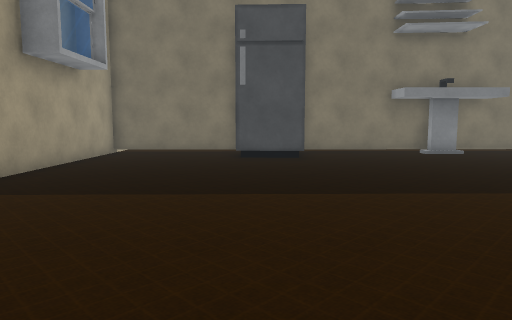
[1] (above)

18 first-person views from a walk through a scene from a Unity 3-D project. The camera is 1.2 m above the floor, tilts 6° down and sees 70° across. The floor is counted in squares, 1 m on a side. Each view is taken from the middle of a square. On the plan, view 1 faces up. The plan holds only what a view shows up to about 15 squares ahead; the rest is blank. The place goes on beyond the plan. The player character is not drawn. Door leaves are left out, so doorways stand open. Some surface patterns are stand-ins.

[2]
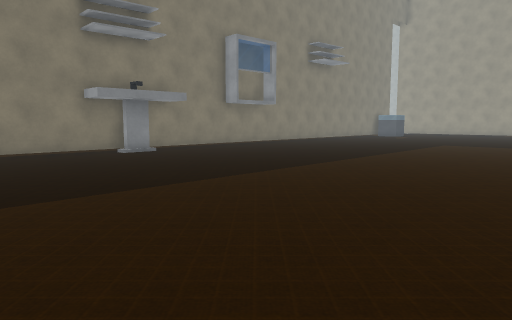

[3]
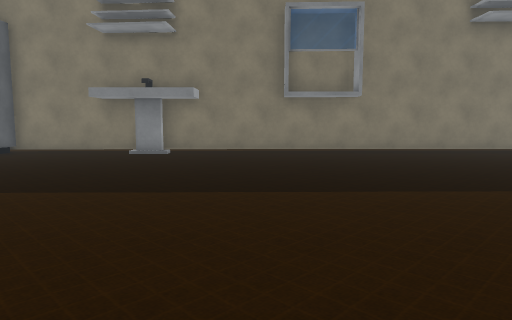

[4]
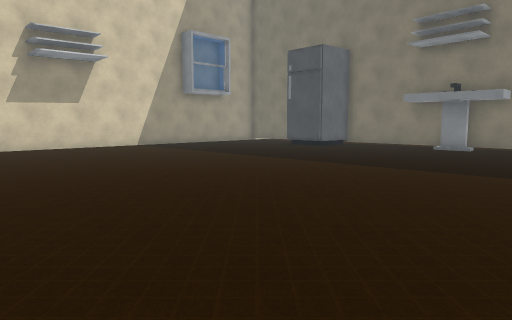

[5]
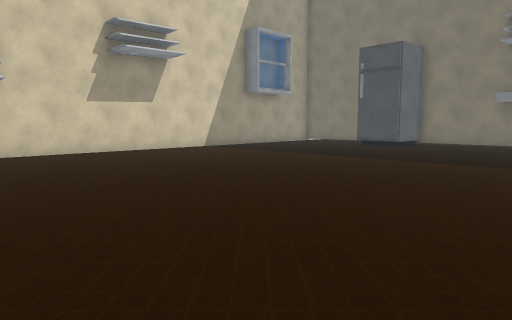

[6]
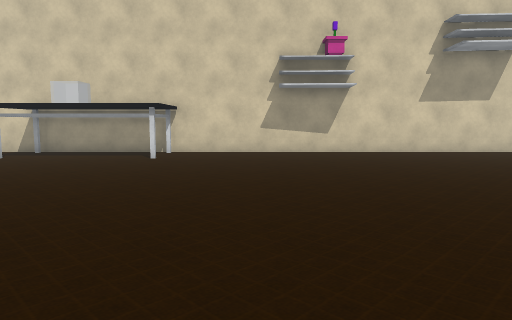

[7]
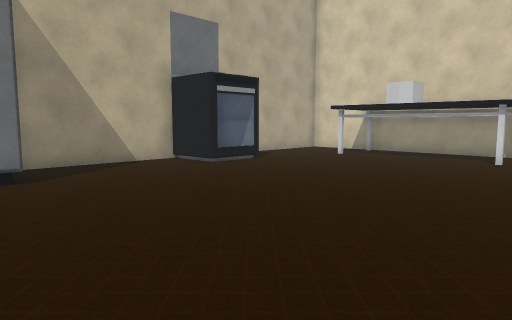

[8]
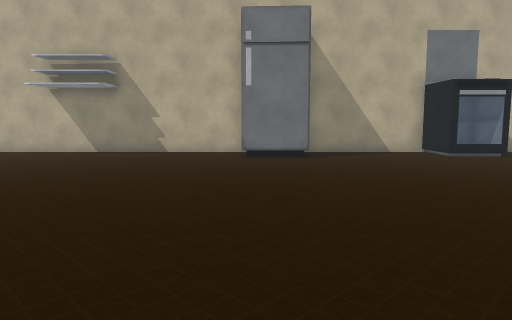

[9]
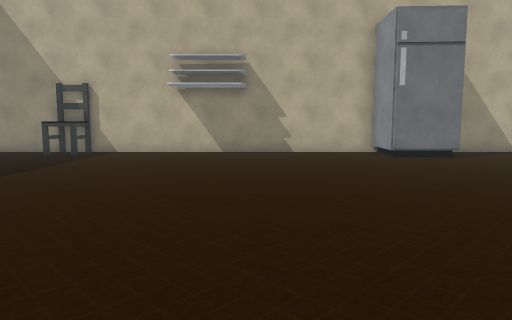

[10]
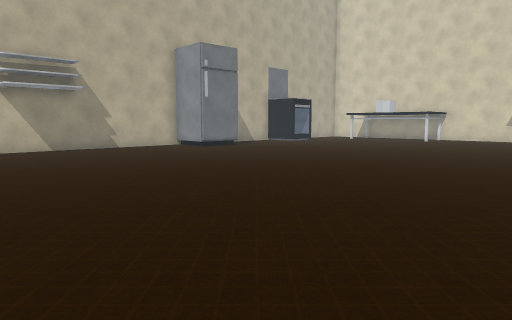

[11]
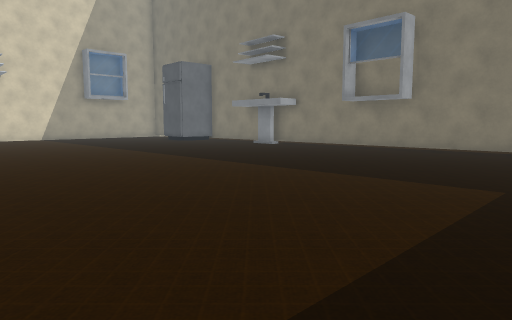

[12]
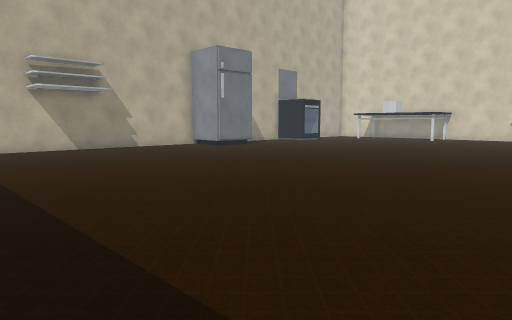

[13]
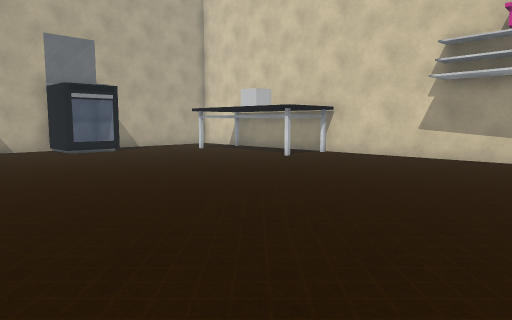

[14]
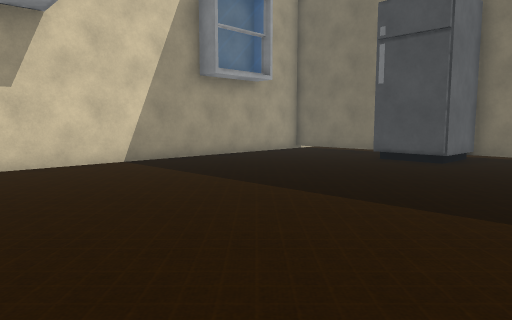

[15]
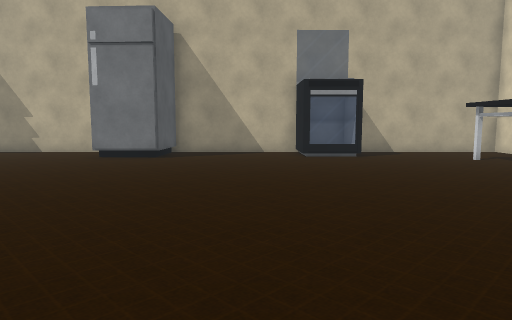

[16]
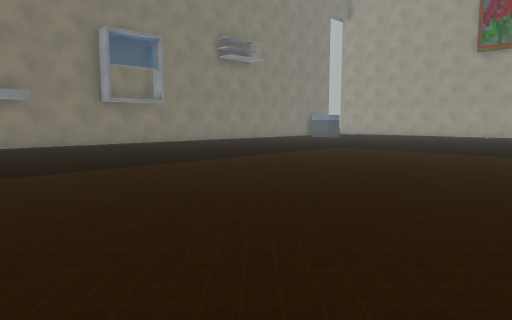

[17]
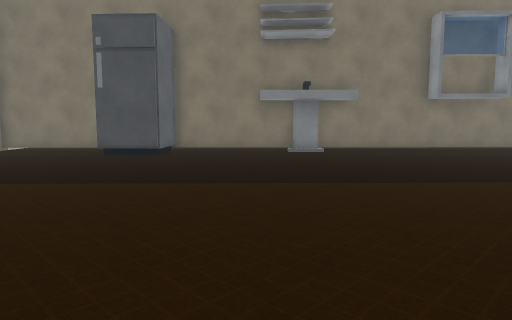

[18]
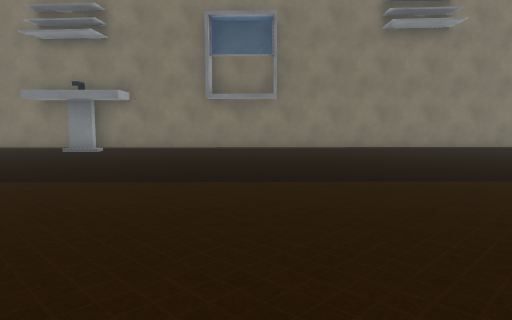

### Floor plan
Key: @ floor where view 1 was taken; # wall or solid block; . floor; D open door; S sink; F fridge; T table; E stove; C chair.
Columns run from 6 left of view 1 to 21 right of it. Each row starts with its distance up from view 1.
 16          ...           ..
 15          ###################
 14  ##### F##...S.....DD.......
 13 #..... F....................
 12 #.....FF....................
 11 #...........................
 10 #...........................
  9 #...........................
  8 #..........................
  7 #..........................
  6 #..........................
  5 #..........................
  4 #..........................
  3 #..........................
  2 #...........................
  1 #...........................
  0 #.....@.....................
 -1 #........................ ..
 -2 #.........................
 -3 #..........................
 -4 #..........................
 -5 #..........................
 -6 #..........................
 -7 #..........................
 -8 #..........................
 -9  TTT.......................
-10  TTT......................
-11  TTT.......................
-12  TTT.......................
-13  TTT........................
-14  TTT........................
-15 #.............##............
-16 #......EE....F F............
-17 #......EE....F F...........C
-18  ######  ####   ###########

Positions as (right, up) in squares from view 1, and headings:
1: (0, 0), facing up
2: (0, 0), facing up-right
3: (11, 0), facing up
4: (12, -3), facing up-left
5: (9, -5), facing up-left
6: (9, -6), facing left
7: (9, -7), facing down-left
8: (9, -3), facing down
9: (14, -3), facing down
10: (20, -1), facing down-left
11: (21, -1), facing up-left
12: (21, -1), facing down-left
13: (7, -1), facing down-left
14: (5, 1), facing up-left
15: (4, -3), facing down
16: (5, -3), facing up-right
17: (5, -1), facing up
18: (14, -1), facing up
